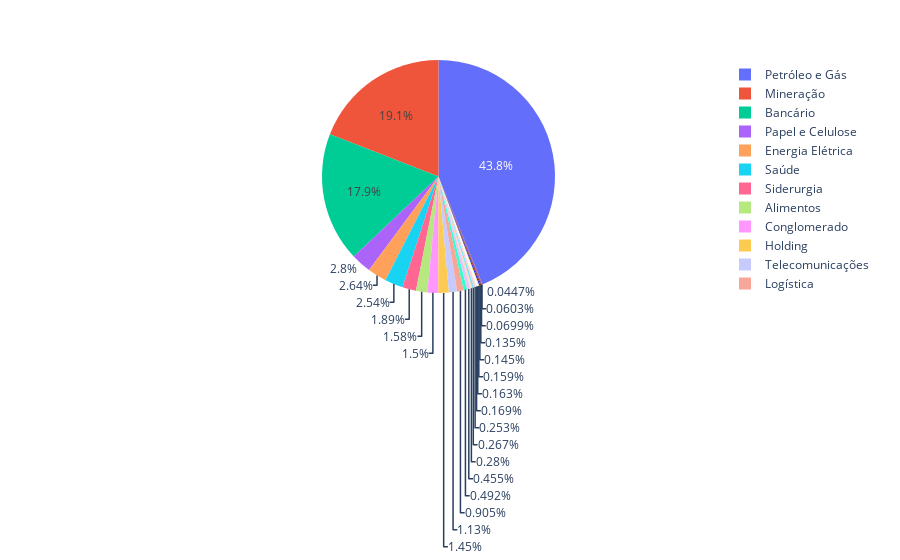

The code cell stored with this chart in its notebook:
### Code cell
fig_pizza_segmento = px.pie(df_analise_segmento, values='Variacao_rs', names='Segmento')
fig_pizza_segmento.show()

### Figure 1 — Plotly figure (JSON) as saved in the notebook; plotly's stock layout.template omitted (floating-point values rounded to 4 significant figures)
{"data": [{"domain": {"x": [0, 1], "y": [0, 1]}, "hovertemplate": "Segmento=%{label}<br>Variacao_rs=%{value}<extra></extra>", "labels": ["Alimentos", "Bancário", "Biotecnologia", "Calçados", "Conglomerado", "Construção Civil", "Educação", "Energia", "Energia Elétrica", "Energia e Logística", "Holding", "Investimentos", "Logística", "Meios de Pagamento", "Mineração", "Papel e Celulose", "Petróleo e Gás", "Química", "Saúde", "Shopping Centers", "Siderurgia", "Tecnologia", "Telecomunicações", "Transporte Aéreo", "Varejo"], "legendgroup": "", "name": "", "showlegend": true, "type": "pie", "values": [407800000.0, 4637000000.0, 18070000.0, 41020000.0, 388700000.0, 37530000.0, 72300000.0, 11570000.0, 682300000.0, 127200000.0, 373900000.0, 42240000.0, 233900000.0, 43660000.0, 4940000000.0, 722900000.0, 11340000000.0, 69050000.0, 656300000.0, 117700000.0, 489900000.0, 15600000.0, 292900000.0, 65450000.0, 34830000.0]}], "layout": {"legend": {"tracegroupgap": 0}, "margin": {"t": 60}}}
